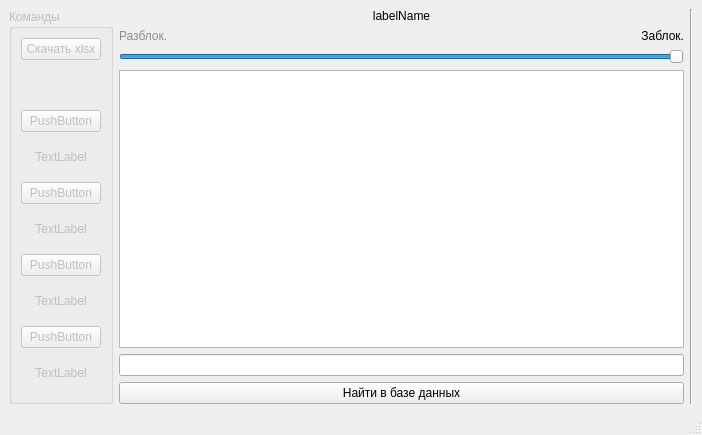
<?xml version="1.0" encoding="UTF-8"?>
<ui version="4.0">
 <class>MainWindow</class>
 <widget class="QMainWindow" name="MainWindow">
  <property name="geometry">
   <rect>
    <x>0</x>
    <y>0</y>
    <width>702</width>
    <height>435</height>
   </rect>
  </property>
  <property name="mouseTracking">
   <bool>false</bool>
  </property>
  <property name="windowTitle">
   <string>RutHelper</string>
  </property>
  <property name="windowIcon">
   <iconset>
    <normaloff>../favicon.ico</normaloff>../favicon.ico</iconset>
  </property>
  <widget class="QWidget" name="centralwidget">
   <layout class="QHBoxLayout" name="horizontalLayout">
    <item>
     <widget class="QGroupBox" name="groupBu">
      <property name="enabled">
       <bool>false</bool>
      </property>
      <property name="title">
       <string>Команды</string>
      </property>
      <layout class="QVBoxLayout" name="verticalLayout">
       <property name="sizeConstraint">
        <enum>QLayout::SetDefaultConstraint</enum>
       </property>
       <item>
        <widget class="QPushButton" name="buSave">
         <property name="text">
          <string>Скачать xlsx</string>
         </property>
        </widget>
       </item>
       <item>
        <widget class="QLabel" name="labelSave">
         <property name="text">
          <string/>
         </property>
         <property name="textFormat">
          <enum>Qt::AutoText</enum>
         </property>
         <property name="alignment">
          <set>Qt::AlignCenter</set>
         </property>
         <property name="margin">
          <number>0</number>
         </property>
        </widget>
       </item>
       <item>
        <widget class="QPushButton" name="pushButton">
         <property name="text">
          <string>PushButton</string>
         </property>
        </widget>
       </item>
       <item>
        <widget class="QLabel" name="label_2">
         <property name="text">
          <string>TextLabel</string>
         </property>
         <property name="alignment">
          <set>Qt::AlignCenter</set>
         </property>
        </widget>
       </item>
       <item>
        <widget class="QPushButton" name="pushButton_2">
         <property name="text">
          <string>PushButton</string>
         </property>
        </widget>
       </item>
       <item>
        <widget class="QLabel" name="label_3">
         <property name="text">
          <string>TextLabel</string>
         </property>
         <property name="alignment">
          <set>Qt::AlignCenter</set>
         </property>
        </widget>
       </item>
       <item>
        <widget class="QPushButton" name="pushButton_3">
         <property name="text">
          <string>PushButton</string>
         </property>
        </widget>
       </item>
       <item>
        <widget class="QLabel" name="label_4">
         <property name="text">
          <string>TextLabel</string>
         </property>
         <property name="alignment">
          <set>Qt::AlignCenter</set>
         </property>
        </widget>
       </item>
       <item>
        <widget class="QPushButton" name="pushButton_4">
         <property name="text">
          <string>PushButton</string>
         </property>
        </widget>
       </item>
       <item>
        <widget class="QLabel" name="label_5">
         <property name="text">
          <string>TextLabel</string>
         </property>
         <property name="alignment">
          <set>Qt::AlignCenter</set>
         </property>
        </widget>
       </item>
      </layout>
     </widget>
    </item>
    <item>
     <layout class="QVBoxLayout" name="verticalLayout_2">
      <item>
       <widget class="QLabel" name="labelName">
        <property name="text">
         <string>labelName</string>
        </property>
        <property name="alignment">
         <set>Qt::AlignCenter</set>
        </property>
       </widget>
      </item>
      <item>
       <layout class="QHBoxLayout" name="horizontalLayout_2">
        <item>
         <widget class="QLabel" name="labelUnlock">
          <property name="styleSheet">
           <string notr="true">color: rgb(141, 141, 141);</string>
          </property>
          <property name="text">
           <string>Разблок.</string>
          </property>
          <property name="alignment">
           <set>Qt::AlignLeading|Qt::AlignLeft|Qt::AlignVCenter</set>
          </property>
         </widget>
        </item>
        <item>
         <widget class="QLabel" name="labelLock">
          <property name="text">
           <string>Заблок.</string>
          </property>
          <property name="alignment">
           <set>Qt::AlignRight|Qt::AlignTrailing|Qt::AlignVCenter</set>
          </property>
         </widget>
        </item>
       </layout>
      </item>
      <item>
       <widget class="QSlider" name="horizontalSlider">
        <property name="enabled">
         <bool>true</bool>
        </property>
        <property name="sizeIncrement">
         <size>
          <width>10</width>
          <height>0</height>
         </size>
        </property>
        <property name="sliderPosition">
         <number>99</number>
        </property>
        <property name="orientation">
         <enum>Qt::Horizontal</enum>
        </property>
       </widget>
      </item>
      <item>
       <widget class="QListWidget" name="listWidget">
        <property name="enabled">
         <bool>true</bool>
        </property>
        <property name="layoutDirection">
         <enum>Qt::LeftToRight</enum>
        </property>
        <property name="autoFillBackground">
         <bool>false</bool>
        </property>
        <property name="dragEnabled">
         <bool>false</bool>
        </property>
       </widget>
      </item>
      <item>
       <widget class="QLineEdit" name="lineEdit"/>
      </item>
      <item>
       <widget class="QPushButton" name="buFind">
        <property name="text">
         <string>Найти в базе данных</string>
        </property>
       </widget>
      </item>
     </layout>
    </item>
    <item>
     <widget class="Line" name="line">
      <property name="orientation">
       <enum>Qt::Vertical</enum>
      </property>
     </widget>
    </item>
   </layout>
  </widget>
  <widget class="QStatusBar" name="statusbar"/>
 </widget>
 <resources/>
 <connections/>
</ui>
